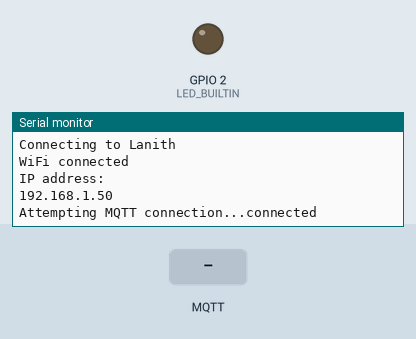
Simulated run of this sketch. Board: ESP8266 (NodeMCU). Shown: output pins drawn as LEDs (lit = HIGH, except the on-board LED, lit = LOW), the last lines printed to the serial monitor. The inputs (shaded band) are chosen by the test bench. WiFi joins after 1.5 s; servers stay silent unless stated; no MQTT or app messages arrive unless stated.

Above: at 2.7 s.
2.8 s: MQTT message "method" arrives on the first subscribed topic
At 4.0 s:
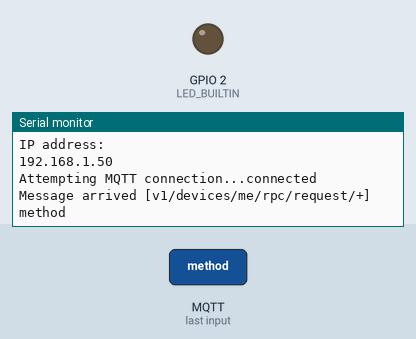
4.3 s: MQTT message "getState" arrives on the first subscribed topic
At 5.3 s:
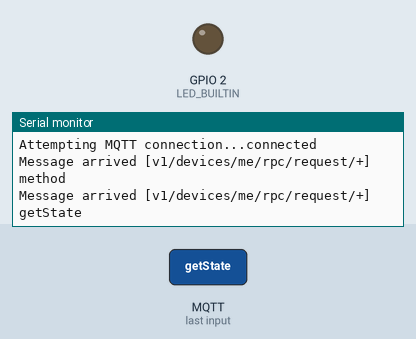
5.8 s: MQTT message "setValue" arrives on the first subscribed topic
At 6.4 s:
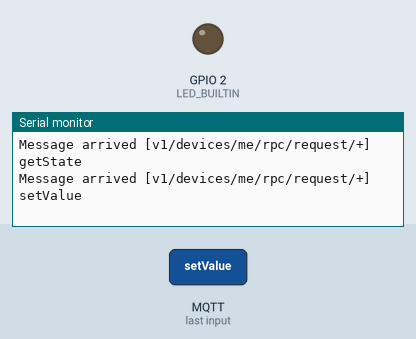

Measured:
- after the input at 2.8 s, the serial monitor: prints a new line at once (image 1)
- after the input at 4.3 s, the serial monitor: prints a new line at once (image 2)
- after the input at 5.8 s, the serial monitor: prints a new line at once (image 3)

The sketch:

thingsboardled.ino
```cpp
#include <ESP8266WiFi.h>
#include <PubSubClient.h>

const char* ssid = "Lanith";
const char* password = "Lanith@21";
const char* mqtt_server = "demo.thingsboard.io";
const char* token = "00lyEO22bPI11Ovfb5mM";

WiFiClient espClient;
PubSubClient client(espClient);

bool ledState = false;

void setup() {
  Serial.begin(115200);
  pinMode(LED_BUILTIN, OUTPUT);
  digitalWrite(LED_BUILTIN, HIGH); // Turn the LED off initially
  setup_wifi();
  client.setServer(mqtt_server, 1883);
  client.setCallback(callback);
}

void setup_wifi() {
  delay(10);
  Serial.println();
  Serial.print("Connecting to ");
  Serial.println(ssid);

  WiFi.begin(ssid, password);

  while (WiFi.status() != WL_CONNECTED) {
    delay(500);
     }

  Serial.println("");
  Serial.println("WiFi connected");
  Serial.println("IP address: ");
  Serial.println(WiFi.localIP());
}

void callback(char* topic, byte* payload, unsigned int length) {
  Serial.print("Message arrived [");
  Serial.print(topic);
  Serial.print("] ");
  String message;
  for (unsigned int i = 0; i < length; i++) {
    message += (char)payload[i];
  }
  Serial.println(message);

  if (String(topic).startsWith("v1/devices/me/rpc/request/")) {
    int requestId = String(topic).substring(26).toInt();
    if (message.indexOf("method") != -1) {
      if (message.indexOf("getState") != -1) {
        String responseTopic = "v1/devices/me/rpc/response/" + String(requestId);
        String response = "{\"ledState\":" + String(ledState ? "true" : "false") + "}";
        client.publish(responseTopic.c_str(), response.c_str());
      } else if (message.indexOf("setValue") != -1) {
        if (message.indexOf("true") != -1) {
          digitalWrite(LED_BUILTIN, LOW); // Turn the LED on
          ledState = true;
        } else {
          digitalWrite(LED_BUILTIN, HIGH); // Turn the LED off
          ledState = false;
        }
        String responseTopic = "v1/devices/me/rpc/response/" + String(requestId);
        client.publish(responseTopic.c_str(), "{\"success\":true}");
      }
    }
  }
}

void reconnect() {
  if (!client.connected()) {
    Serial.print("Attempting MQTT connection...");
    if (client.connect("ESP8266Client", token, NULL)) {
      Serial.println("connected");
      client.subscribe("v1/devices/me/rpc/request/+");
    } else {
      Serial.print("failed, rc=");
      Serial.print(client.state());
      Serial.println(" try again in 5 seconds");
      delay(5000);
    }
  }
}

void loop() {
  if (!client.connected()) {
    reconnect();
  }
  client.loop();
}
```
